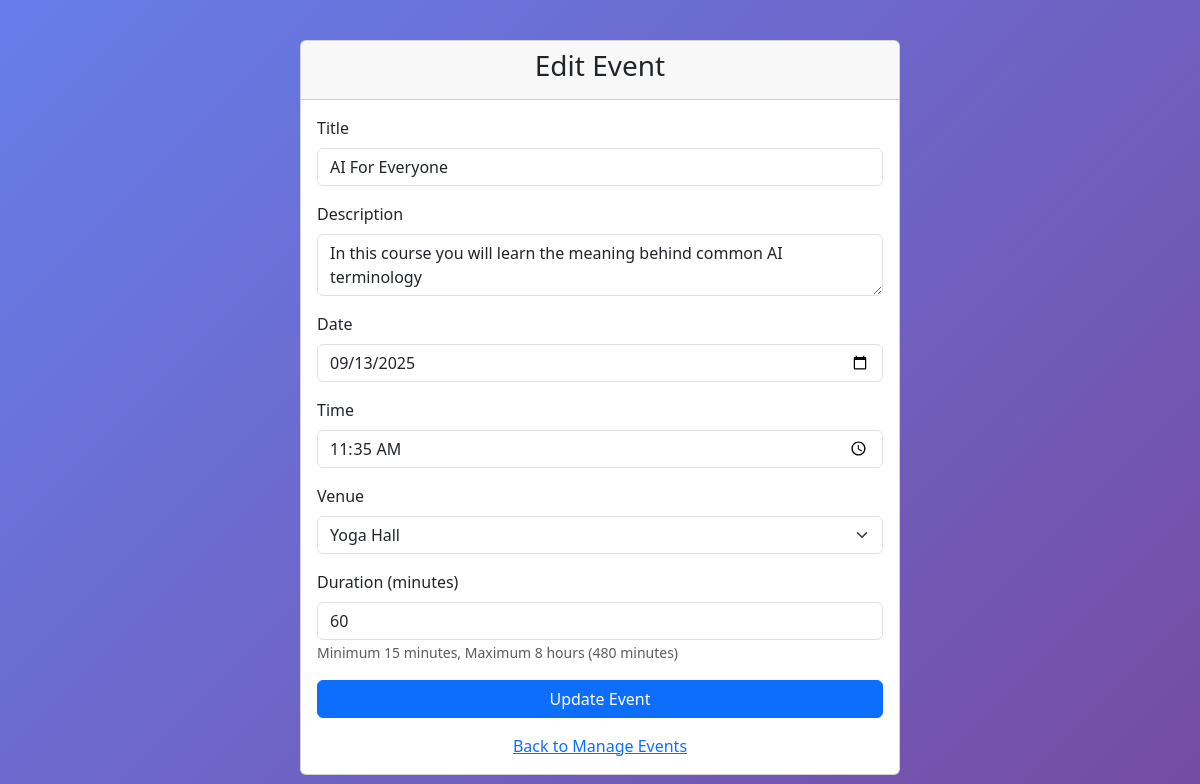
The page /edit_event.php?event_id=14 (signed in) on the database its author committed.
### tables this page shows
CREATE TABLE `events` (
  `event_id` int(11) NOT NULL,
  `title` varchar(100) NOT NULL,
  `description` text DEFAULT NULL,
  `event_date` date NOT NULL,
  `event_time` time NOT NULL,
  `venue` varchar(100) DEFAULT NULL,
  `created_by_user_type` enum('admin','teacher','student') NOT NULL,
  `created_by_user_id` int(11) NOT NULL,
  `duration` int(11) DEFAULT 60
);

### edit_event.php (the view, shortened to what this page needs)
<?php
$conn = new mysqli('localhost', 'root', '', 'event_management');
$event_id = isset($_GET['event_id']) ? intval($_GET['event_id']) : 0;
$event = $conn->query("SELECT * FROM events WHERE event_id = $event_id")->fetch_assoc();
?>
<!DOCTYPE html>
<html lang="en">
<head>
    <link href="https://cdn.jsdelivr.net/npm/bootstrap@5.3.0/dist/css/bootstrap.min.css" rel="stylesheet">
</head>
<body>
    <div class="edit-event-container">
        <div class="card">
            <div class="card-header text-center">
                <h3>Edit Event</h3>
            </div>
            <div class="card-body">
                <form method="POST" action="">
                    <div class="mb-3">
                        <label for="title" class="form-label">Title</label>
                        <input type="text" class="form-control" id="title" name="title" value="<?php echo htmlspecialchars($event['title']); ?>" required>
                    </div>
                    <div class="mb-3">
                        <label for="description" class="form-label">Description</label>
                        <textarea class="form-control" id="description" name="description"><?php echo htmlspecialchars($event['description']); ?></textarea>
                    </div>
                    <div class="mb-3">
                        <label for="event_date" class="form-label">Date</label>
                        <input type="date" class="form-control" id="event_date" name="event_date" value="<?php echo $event['event_date']; ?>" required>
                    </div>
                    <div class="mb-3">
                        <label for="event_time" class="form-label">Time</label>
                        <input type="time" class="form-control" id="event_time" name="event_time" value="<?php echo $event['event_time']; ?>" required>
                    </div>
                    <div class="mb-3">
                        <label for="venue" class="form-label">Venue</label>
                        <select class="form-select" id="venue" name="venue" required>
                            <option value="Yoga Hall" <?php echo ($event['venue'] == 'Yoga Hall') ? 'selected' : ''; ?>>Yoga Hall</option>
                        </select>
                    </div>
                    <div class="mb-3">
                        <label for="duration" class="form-label">Duration (minutes)</label>
                        <input type="number" class="form-control" id="duration" name="duration" min="15" max="480" value="<?php echo isset($event['duration']) ? $event['duration'] : 60; ?>" required>
                        <small class="form-text text-muted">Minimum 15 minutes, Maximum 8 hours (480 minutes)</small>
                    </div>
                    <button type="submit" class="btn btn-primary w-100">Update Event</button>
                </form>
                <div class="mt-3 text-center">
                    <a href="manage_events.php">Back to Manage Events</a>
                </div>
            </div>
        </div>
    </div>
</body>
</html>

### edit_event.php (style rules this page uses)
body { background: linear-gradient(135deg, #667eea 0%, #764ba2 100%); }
.edit-event-container { max-width: 600px; margin: 40px auto; }

### rows shown on the page
events: title "AI For Everyone", description "In this course you will learn the meaning behind common AI terminology", event_date "09/13/2025", event_time "11:35:00", venue "Yoga Hall", duration "60"
